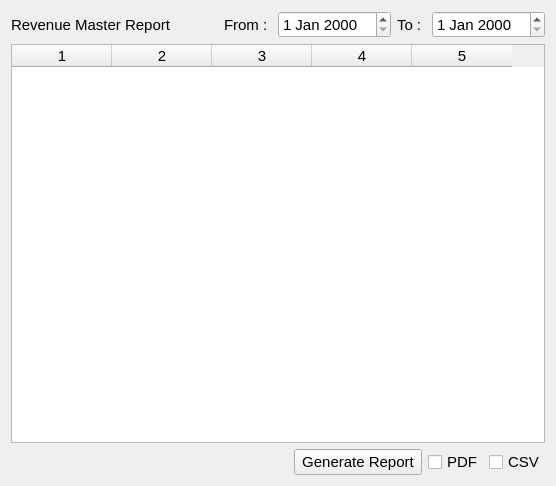
<?xml version="1.0" encoding="UTF-8"?>
<ui version="4.0">
 <class>RevenueMasterReport</class>
 <widget class="QWidget" name="RevenueMasterReport">
  <property name="geometry">
   <rect>
    <x>0</x>
    <y>0</y>
    <width>556</width>
    <height>486</height>
   </rect>
  </property>
  <property name="windowTitle">
   <string>Revenue Master Report</string>
  </property>
  <layout class="QVBoxLayout" name="verticalLayout">
   <item>
    <layout class="QHBoxLayout" name="horizontalLayout_2">
     <item>
      <widget class="QLabel" name="label">
       <property name="font">
        <font>
         <pointsize>11</pointsize>
        </font>
       </property>
       <property name="text">
        <string>Revenue Master Report</string>
       </property>
      </widget>
     </item>
     <item>
      <spacer name="horizontalSpacer">
       <property name="orientation">
        <enum>Qt::Horizontal</enum>
       </property>
       <property name="sizeHint" stdset="0">
        <size>
         <width>40</width>
         <height>20</height>
        </size>
       </property>
      </spacer>
     </item>
     <item>
      <widget class="QLabel" name="datelbl">
       <property name="font">
        <font>
         <pointsize>11</pointsize>
        </font>
       </property>
       <property name="text">
        <string>From : </string>
       </property>
      </widget>
     </item>
     <item>
      <widget class="QDateEdit" name="fromDate">
       <property name="font">
        <font>
         <pointsize>11</pointsize>
        </font>
       </property>
      </widget>
     </item>
     <item>
      <widget class="QLabel" name="label_2">
       <property name="font">
        <font>
         <pointsize>11</pointsize>
        </font>
       </property>
       <property name="text">
        <string>To : </string>
       </property>
      </widget>
     </item>
     <item>
      <widget class="QDateEdit" name="toDate">
       <property name="font">
        <font>
         <pointsize>11</pointsize>
        </font>
       </property>
      </widget>
     </item>
    </layout>
   </item>
   <item>
    <widget class="QTableWidget" name="tableWidget">
     <property name="sizePolicy">
      <sizepolicy hsizetype="Expanding" vsizetype="Expanding">
       <horstretch>0</horstretch>
       <verstretch>0</verstretch>
      </sizepolicy>
     </property>
     <property name="font">
      <font>
       <pointsize>11</pointsize>
       <weight>50</weight>
       <bold>false</bold>
      </font>
     </property>
     <property name="rowCount">
      <number>0</number>
     </property>
     <property name="columnCount">
      <number>5</number>
     </property>
     <attribute name="horizontalHeaderVisible">
      <bool>true</bool>
     </attribute>
     <attribute name="verticalHeaderVisible">
      <bool>true</bool>
     </attribute>
     <column/>
     <column/>
     <column/>
     <column/>
     <column/>
    </widget>
   </item>
   <item>
    <layout class="QHBoxLayout" name="horizontalLayout">
     <item>
      <spacer name="horizontalSpacer_2">
       <property name="orientation">
        <enum>Qt::Horizontal</enum>
       </property>
       <property name="sizeHint" stdset="0">
        <size>
         <width>40</width>
         <height>20</height>
        </size>
       </property>
      </spacer>
     </item>
     <item>
      <widget class="QPushButton" name="generateButton">
       <property name="font">
        <font>
         <pointsize>11</pointsize>
        </font>
       </property>
       <property name="text">
        <string> Generate Report </string>
       </property>
      </widget>
     </item>
     <item>
      <widget class="QCheckBox" name="pdf">
       <property name="font">
        <font>
         <pointsize>11</pointsize>
        </font>
       </property>
       <property name="text">
        <string>PDF</string>
       </property>
      </widget>
     </item>
     <item>
      <widget class="QCheckBox" name="csv">
       <property name="font">
        <font>
         <pointsize>11</pointsize>
        </font>
       </property>
       <property name="text">
        <string>CSV</string>
       </property>
      </widget>
     </item>
    </layout>
   </item>
   <item>
    <spacer name="verticalSpacer">
     <property name="orientation">
      <enum>Qt::Vertical</enum>
     </property>
     <property name="sizeType">
      <enum>QSizePolicy::Minimum</enum>
     </property>
     <property name="sizeHint" stdset="0">
      <size>
       <width>20</width>
       <height>0</height>
      </size>
     </property>
    </spacer>
   </item>
  </layout>
 </widget>
 <resources/>
 <connections/>
</ui>
